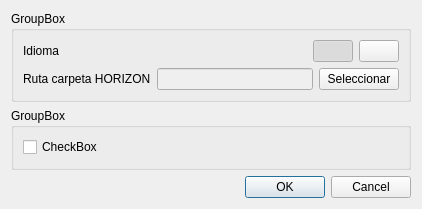
<?xml version="1.0" encoding="UTF-8"?>
<ui version="4.0">
 <class>ConfiguracionDialog</class>
 <widget class="QDialog" name="ConfiguracionDialog">
  <property name="windowModality">
   <enum>Qt::ApplicationModal</enum>
  </property>
  <property name="geometry">
   <rect>
    <x>0</x>
    <y>0</y>
    <width>422</width>
    <height>209</height>
   </rect>
  </property>
  <property name="sizePolicy">
   <sizepolicy hsizetype="Fixed" vsizetype="Fixed">
    <horstretch>0</horstretch>
    <verstretch>0</verstretch>
   </sizepolicy>
  </property>
  <property name="minimumSize">
   <size>
    <width>422</width>
    <height>209</height>
   </size>
  </property>
  <property name="maximumSize">
   <size>
    <width>50000</width>
    <height>50000</height>
   </size>
  </property>
  <property name="windowTitle">
   <string>Dialog</string>
  </property>
  <property name="windowIcon">
   <iconset resource="recursos.qrc">
    <normaloff>:/iconos/images/iconowp_Zzk_icon.ico</normaloff>:/iconos/images/iconowp_Zzk_icon.ico</iconset>
  </property>
  <property name="modal">
   <bool>true</bool>
  </property>
  <layout class="QVBoxLayout" name="verticalLayout">
   <item>
    <widget class="QGroupBox" name="opcionesGroupBox">
     <property name="title">
      <string>GroupBox</string>
     </property>
     <layout class="QVBoxLayout" name="verticalLayout_2">
      <item>
       <layout class="QHBoxLayout" name="horizontalLayout">
        <item>
         <widget class="QLabel" name="idiomaLabel">
          <property name="text">
           <string>Idioma</string>
          </property>
         </widget>
        </item>
        <item>
         <spacer name="horizontalSpacer">
          <property name="orientation">
           <enum>Qt::Horizontal</enum>
          </property>
          <property name="sizeHint" stdset="0">
           <size>
            <width>40</width>
            <height>20</height>
           </size>
          </property>
         </spacer>
        </item>
        <item>
         <widget class="QPushButton" name="spainBoton">
          <property name="text">
           <string/>
          </property>
          <property name="icon">
           <iconset resource="recursos.qrc">
            <normaloff>:/iconos/images/sp32.png</normaloff>:/iconos/images/sp32.png</iconset>
          </property>
          <property name="iconSize">
           <size>
            <width>32</width>
            <height>32</height>
           </size>
          </property>
          <property name="checkable">
           <bool>true</bool>
          </property>
          <property name="checked">
           <bool>true</bool>
          </property>
         </widget>
        </item>
        <item>
         <widget class="QPushButton" name="ukBoton">
          <property name="text">
           <string/>
          </property>
          <property name="icon">
           <iconset resource="recursos.qrc">
            <normaloff>:/iconos/images/uk.png</normaloff>:/iconos/images/uk.png</iconset>
          </property>
          <property name="iconSize">
           <size>
            <width>32</width>
            <height>32</height>
           </size>
          </property>
          <property name="checkable">
           <bool>true</bool>
          </property>
         </widget>
        </item>
       </layout>
      </item>
      <item>
       <layout class="QHBoxLayout" name="horizontalLayout_2">
        <item>
         <widget class="QLabel" name="rutaHorizonLabel">
          <property name="text">
           <string>Ruta carpeta HORIZON</string>
          </property>
         </widget>
        </item>
        <item>
         <widget class="QLineEdit" name="rutaHorizonText">
          <property name="enabled">
           <bool>false</bool>
          </property>
         </widget>
        </item>
        <item>
         <widget class="QPushButton" name="rutaHorizonBoton">
          <property name="text">
           <string>Seleccionar</string>
          </property>
         </widget>
        </item>
       </layout>
      </item>
     </layout>
    </widget>
   </item>
   <item>
    <widget class="QGroupBox" name="vueloGroupBox">
     <property name="title">
      <string>GroupBox</string>
     </property>
     <layout class="QVBoxLayout" name="verticalLayout_3">
      <item>
       <widget class="QCheckBox" name="aterrizajeCheckBox">
        <property name="text">
         <string>CheckBox</string>
        </property>
       </widget>
      </item>
     </layout>
    </widget>
   </item>
   <item>
    <widget class="QDialogButtonBox" name="botonera">
     <property name="orientation">
      <enum>Qt::Horizontal</enum>
     </property>
     <property name="standardButtons">
      <set>QDialogButtonBox::Cancel|QDialogButtonBox::Ok</set>
     </property>
    </widget>
   </item>
  </layout>
 </widget>
 <resources>
  <include location="recursos.qrc"/>
 </resources>
 <connections>
  <connection>
   <sender>botonera</sender>
   <signal>accepted()</signal>
   <receiver>ConfiguracionDialog</receiver>
   <slot>accept()</slot>
   <hints>
    <hint type="sourcelabel">
     <x>248</x>
     <y>254</y>
    </hint>
    <hint type="destinationlabel">
     <x>157</x>
     <y>274</y>
    </hint>
   </hints>
  </connection>
  <connection>
   <sender>botonera</sender>
   <signal>rejected()</signal>
   <receiver>ConfiguracionDialog</receiver>
   <slot>reject()</slot>
   <hints>
    <hint type="sourcelabel">
     <x>316</x>
     <y>260</y>
    </hint>
    <hint type="destinationlabel">
     <x>286</x>
     <y>274</y>
    </hint>
   </hints>
  </connection>
 </connections>
</ui>
